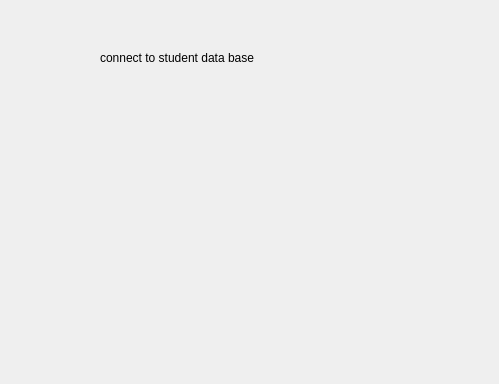
<?xml version="1.0" encoding="UTF-8"?>
<ui version="4.0">
 <class>Form</class>
 <widget class="QWidget" name="Form">
  <property name="geometry">
   <rect>
    <x>0</x>
    <y>0</y>
    <width>499</width>
    <height>384</height>
   </rect>
  </property>
  <property name="windowTitle">
   <string>Form</string>
  </property>
  <widget class="QLabel" name="label">
   <property name="geometry">
    <rect>
     <x>100</x>
     <y>50</y>
     <width>491</width>
     <height>16</height>
    </rect>
   </property>
   <property name="text">
    <string>connect to student data base </string>
   </property>
  </widget>
 </widget>
 <resources/>
 <connections/>
</ui>
